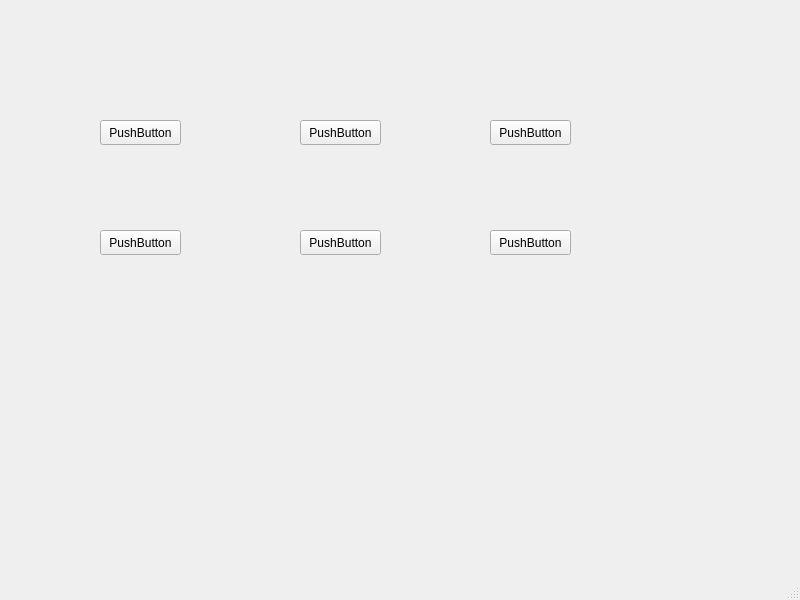
<?xml version="1.0" encoding="UTF-8"?>
<ui version="4.0">
 <class>MainWindow</class>
 <widget class="QMainWindow" name="MainWindow">
  <property name="geometry">
   <rect>
    <x>0</x>
    <y>0</y>
    <width>800</width>
    <height>600</height>
   </rect>
  </property>
  <property name="windowTitle">
   <string>MainWindow</string>
  </property>
  <widget class="QWidget" name="centralwidget">
   <widget class="QPushButton" name="pushButton">
    <property name="geometry">
     <rect>
      <x>100</x>
      <y>120</y>
      <width>81</width>
      <height>25</height>
     </rect>
    </property>
    <property name="text">
     <string>PushButton</string>
    </property>
   </widget>
   <widget class="QPushButton" name="pushButton_2">
    <property name="geometry">
     <rect>
      <x>300</x>
      <y>120</y>
      <width>81</width>
      <height>25</height>
     </rect>
    </property>
    <property name="text">
     <string>PushButton</string>
    </property>
   </widget>
   <widget class="QPushButton" name="pushButton_3">
    <property name="geometry">
     <rect>
      <x>490</x>
      <y>120</y>
      <width>81</width>
      <height>25</height>
     </rect>
    </property>
    <property name="text">
     <string>PushButton</string>
    </property>
   </widget>
   <widget class="QPushButton" name="pushButton_4">
    <property name="geometry">
     <rect>
      <x>100</x>
      <y>230</y>
      <width>81</width>
      <height>25</height>
     </rect>
    </property>
    <property name="text">
     <string>PushButton</string>
    </property>
   </widget>
   <widget class="QPushButton" name="pushButton_5">
    <property name="geometry">
     <rect>
      <x>300</x>
      <y>230</y>
      <width>81</width>
      <height>25</height>
     </rect>
    </property>
    <property name="text">
     <string>PushButton</string>
    </property>
   </widget>
   <widget class="QPushButton" name="pushButton_6">
    <property name="geometry">
     <rect>
      <x>490</x>
      <y>230</y>
      <width>81</width>
      <height>25</height>
     </rect>
    </property>
    <property name="text">
     <string>PushButton</string>
    </property>
   </widget>
  </widget>
  <widget class="QMenuBar" name="menubar">
   <property name="geometry">
    <rect>
     <x>0</x>
     <y>0</y>
     <width>800</width>
     <height>22</height>
    </rect>
   </property>
  </widget>
  <widget class="QStatusBar" name="statusbar"/>
 </widget>
 <resources/>
 <connections/>
</ui>
